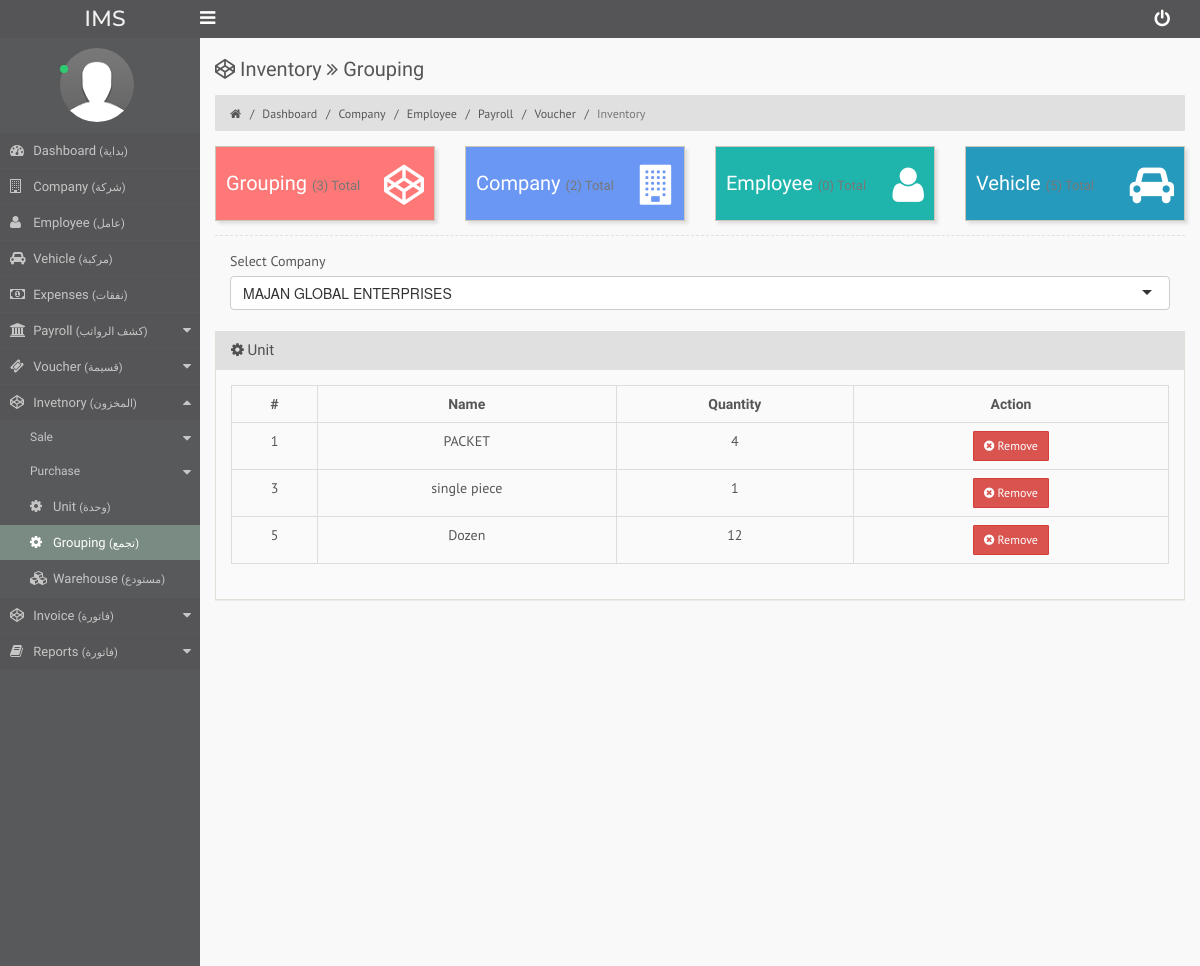
Screenshot of /grouping.php?salt=3XgGyZSg1cquFkV (signed in) with the database file from the repository.
### tables this page shows
CREATE TABLE `grouping` (
  `id` int(11) NOT NULL,
  `company` int(11) NOT NULL,
  `created_by` int(11) NOT NULL,
  `name` varchar(100) NOT NULL,
  `qty` int(11) NOT NULL,
  `status` tinyint(1) NOT NULL,
  `reg_date` datetime NOT NULL
);

### grouping.php (the view, shortened to what this page needs)
<?php require_once('assets/funcs.php');
$member = new member();
$static = new static_content;
?>
<!DOCTYPE html>
<html lang="en" xmlns="http://www.w3.org/1999/html">
<?php
		echo $static->head("inner");
?>
<body class="">
<?php
		echo $static->nav("inner");
?>
<section id="main-container">
<?php echo $static->sidebar("inv-grouping");?>
<section id="min-wrapper">
    <div id="main-content">
        <div class="container-fluid">
            <div class="row">
                <div class="col-md-12">
                    <h3 class="ls-top-header"><i class='fa fa-codepen'></i> Inventory <i class="fa fa-angle-double-right"></i> Grouping</h3>
                    <ol class="breadcrumb">
                        <li><a href="javascript:void(0)"><i class="fa fa-home"></i></a></li>
                        <li><a href='dashboard'>Dashboard</a></li>
                        <li><a href='company'>Company</a></li>
                        <li><a href="employee">Employee</a></li>
                        <li><a href="attendance">Payroll</a></li>
                        <li><a href="payment-voucher">Voucher</a></li>
                        <li class="active">Inventory</li>
                    </ol>
                </div>
            </div>
					  <div class="row">
					  <div data-toggle="modal" data-target="#add" class="col-md-3 col-sm-6">
                            <div class="ls-wizard label-red margin-top-iPad-15">
                                <h2>Grouping <small>(<?php echo $member->total_grouping($_SESSION['clerk']['id']);?>) Total</small></h2>
                                <div class="icon">
                                    <i class="fa fa-codepen"></i>
                                </div>
                            </div>
                        </div>
                        <div onclick="window.location='company'"  class="col-md-3 col-sm-6">
                            <div class="ls-wizard  label-blue">
                                <h2>Company <small>(<?php echo $member->total_companies($_SESSION['clerk']['id']);?>) Total</small></h2>
                                <div class="icon">
                                    <i class="fa fa-building"></i>
                                </div>
                            </div>
                        </div>
						<div onclick="window.location='employee'" class="col-md-3 col-sm-6">
                            <div class="ls-wizard">
                                <h2>Employee <small>(<?php echo $member->total_employee($_SESSION['clerk']['id']);?>) Total</small></h2>
                                <div class="icon">
                                    <i class="fa fa-user"></i>
                                </div>
                            </div>
                        </div>
                        <div onclick="window.location='vehicle'" class="col-md-3 col-sm-6">
                            <div class="ls-wizard label-lightBlue margin-top-iPad-15">
                                <h2>Vehicle <small>(<?php echo $member->total_vehicle($_SESSION['clerk']['id']);?>) Total</small></h2>
                                <div class="icon">
                                    <i class="fa fa-car"></i>
                                </div>
                            </div>
                        </div>
                    </div>
					<hr />
					<?php
					if(isset($_GET['salt'])){
						$salt = mysql_real_escape_string(@$_GET['salt']);
						$val_company=$member->val_company($salt);
							if($val_company){
								$q = mysql_query("select * from company where created_by='{$_SESSION['clerk']['id']}' and salt !='{$salt}' order by id DESC");
							}else{
								$q = mysql_query("select * from company where created_by='{$_SESSION['clerk']['id']}' order by id DESC");
							}
					}else{
						$q = mysql_query("select * from company where created_by='{$_SESSION['clerk']['id']}' order by id DESC");
					}
						if(mysql_num_rows($q)>0)
						{
					?>
								<div class="col-md-12">
                                        <div class="form-group">
                                            <label>Select Company</label>
                                        </div>
								</div>
					<?php
						}else
						{
					?>
							<blockquote>Empty</blockquote>
					<?php
						}
					 ?>
                     <?php
								if(isset($val_company)){
									$q = mysql_query("select * from grouping where company='{$val_company['id']}' and created_by='{$_SESSION['clerk']['id']}' and status=true order by id DESC");
								}else{
									$q = mysql_query("select * from grouping where company='{$arr[0]['id']}' and created_by='{$_SESSION['clerk']['id']}' and status=true order by id DESC");
									$prefix = $arr[0]['prefix'];
								}
								if(mysql_num_rows($q)>0)
								{
								?>
									<div class="row">
									<div class="col-md-12"><?php if(isset($msgbox)){echo $msgbox;}?></div>
										<div class="col-md-12">
											<div class="panel panel-default">
												<div class="panel-heading">
													<h3 class="panel-title"><i class='fa fa-cog'></i> Unit</h3>
												</div>
												<div class="panel-body">
													<div class="table-responsive ls-table">
														<table id="datatable" class="table table-bordered">
															<thead>
															<tr>
																<th class='text-center'><b>#</b></th>
																<th class='text-center'><b>Name</b></th>
																<th class='text-center'><b>Quantity</b></th>
																<th class='text-center'><b>Action</b></th>
															</tr>
															</thead>
															<tbody>
																<?php
																	$count=1;
																	while($result = mysql_fetch_assoc($q)){
																		?>
																		<tr>
																			<td class='text-center'><?php echo $count;$count++;?></td>
																			<td class="text-center"><?php echo $result['name'];?></td>
																			<td class="text-center"><?php echo $result['qty'];?></td>
																			<td class='text-center'><button onclick="clip_value('remove_grouping','<?php echo $result['id'];?>')" data-toggle="modal" data-target="#dell_grouping" class="btn btn-danger btn-sm"><i class='fa fa-times-circle'></i> Remove</button></td>
																		</tr>
																		<?php
																	$count++;}
																?>
															</tbody>
														</table>
													</div>
												</div>
											</div>
										</div>
									</div>
								<?php
								}
								else
								{
								?>
									<blockquote>Empty</blockquote>
								<?php
								}
								?>
        </div>
    </div>
</section>
</section>
</body>
</html>

### rows the page displays
grouping: name "PACKET", qty "4"
grouping: name "single piece", qty "1"
grouping: name "Dozen", qty "12"

### other values shown
$member->total_grouping($_SESSION['clerk']['id']) "3"
$member->total_companies($_SESSION['clerk']['id']) "2"
